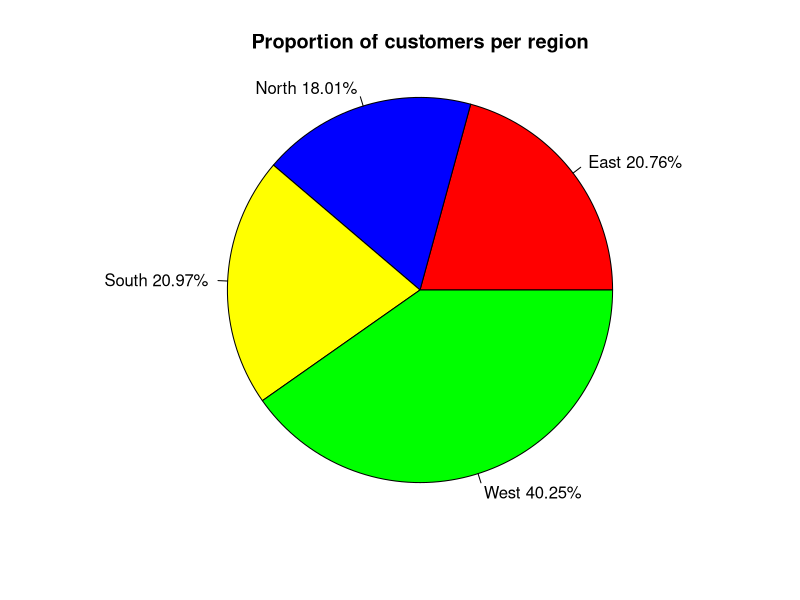
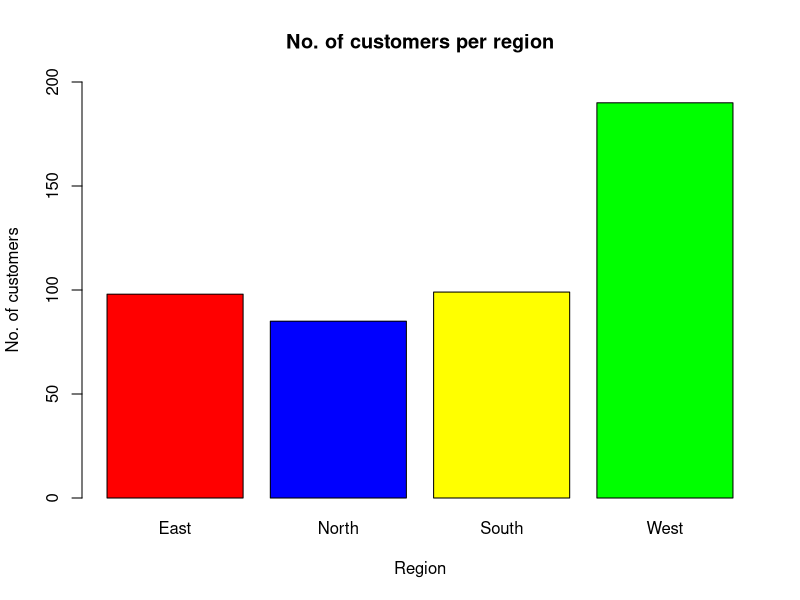
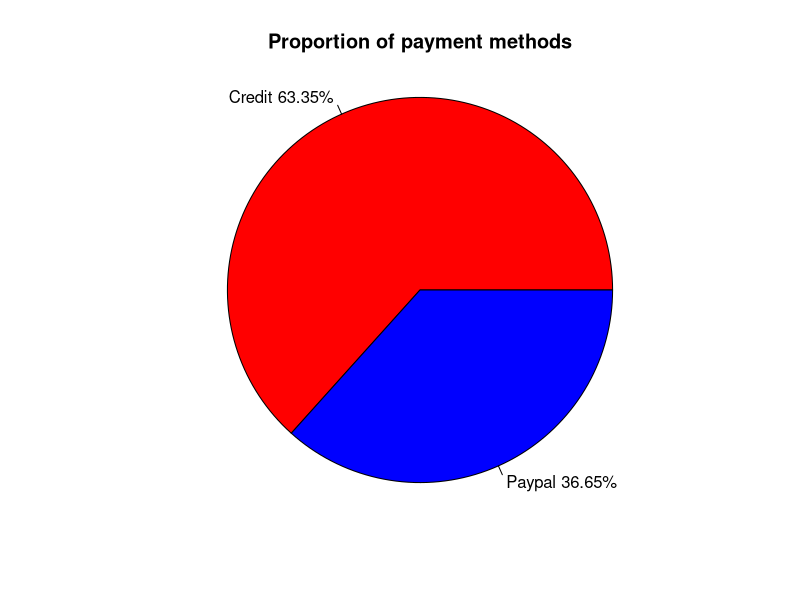
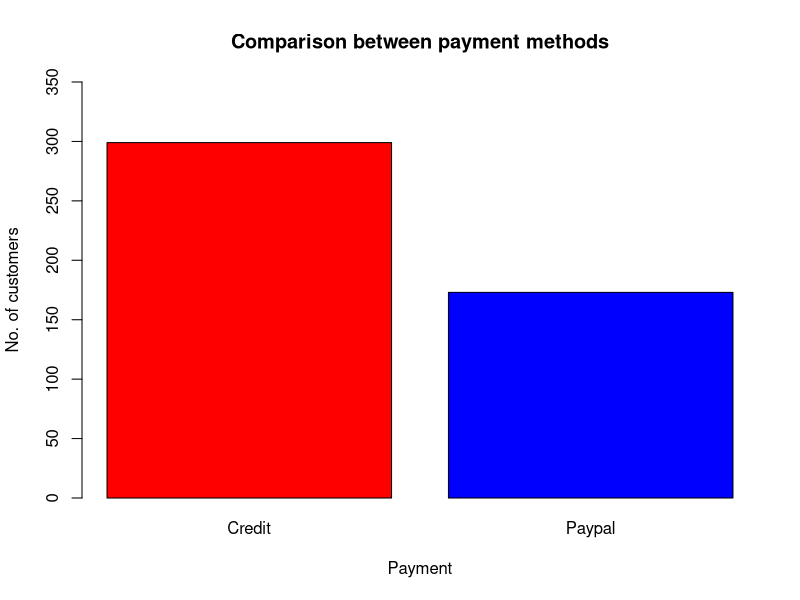
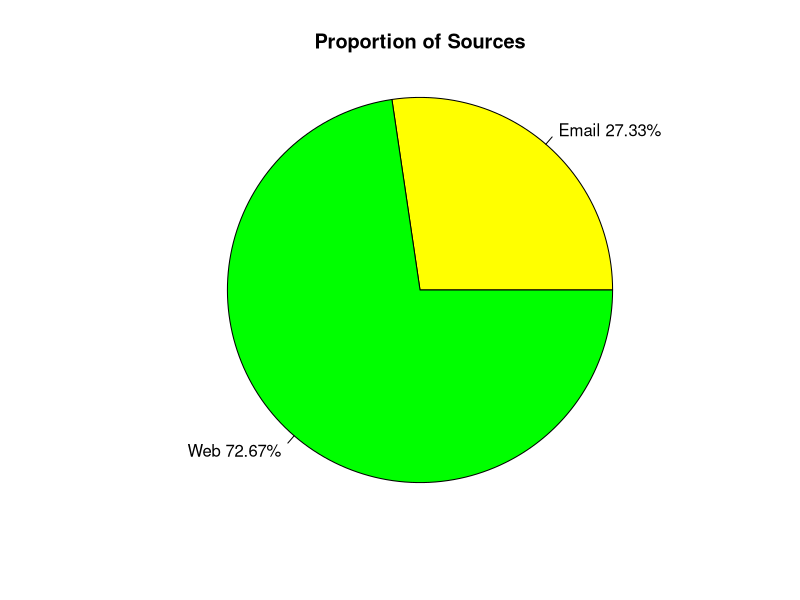
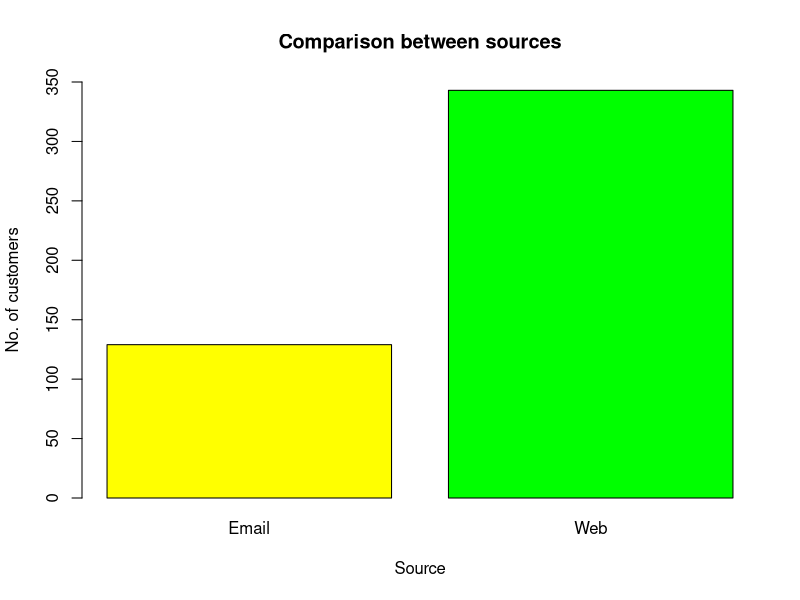
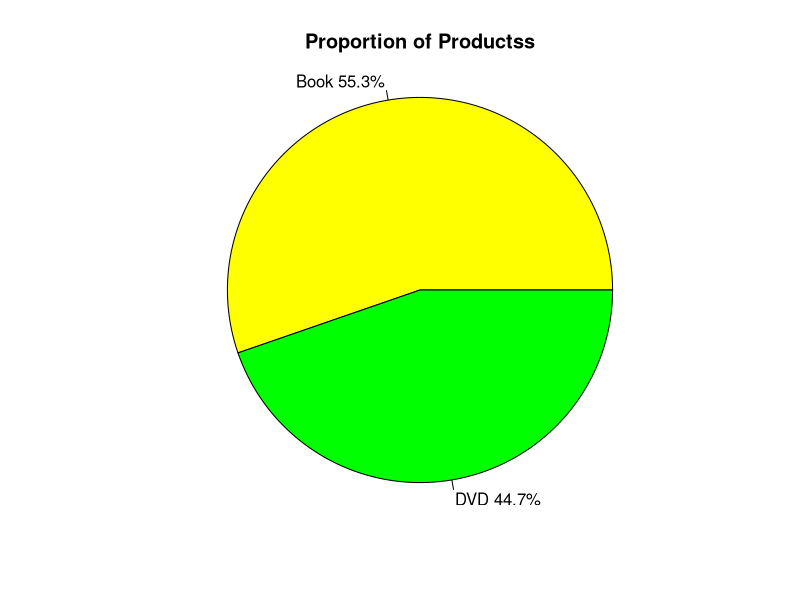
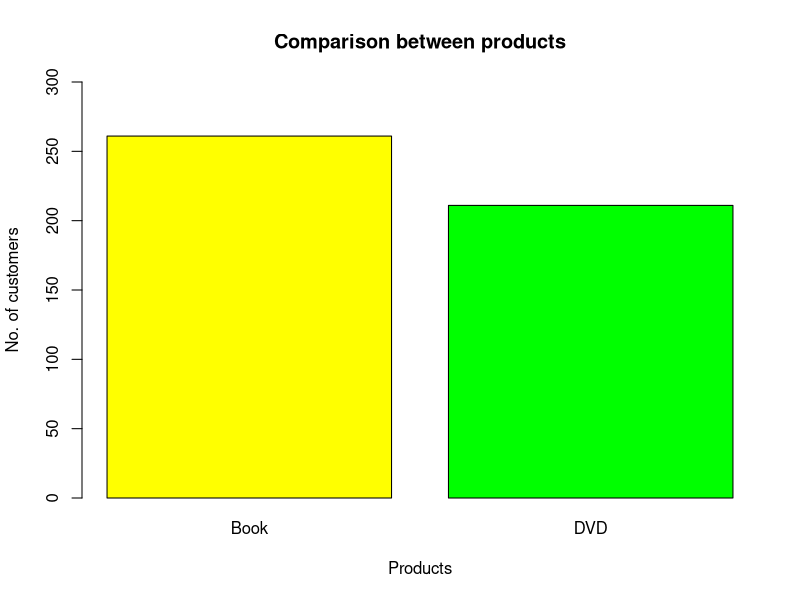

Write the R code that produced these figures, in order.
# Question 4
library(readxl)
dataset <- read_excel("Sales Transactions.xlsx", 
                      skip = 2)
View(dataset)

# Section (a)

# Part (i)
region = table(dataset$Region)

# Pie chart can show the relative proportion clearly
n = nrow(dataset)
lbls = names(region)
pct = round(region/n *100, digits = 2)
lbls <- paste(lbls, pct)
lbls <- paste(lbls,"%",sep="")
pie(region, labels = lbls, main = "Proportion of customers per region",
    radius=1, col = c("red", "blue", "yellow", "green")
    )

# Bar chart can show the comparison between different categories
barplot(region, main = "No. of customers per region",
        col = c("red", "blue", "yellow", "green"),
        xlab = "Region", ylab = "No. of customers",
        ylim = range(seq(0,200,10))
        )

# Part (ii)
payment = table(dataset$Payment)

# Pie chart can show the relative proportion clearly
n = nrow(dataset)
lbls = names(payment)
pct = round(payment/n *100, digits = 2)
lbls <- paste(lbls, pct)
lbls <- paste(lbls,"%",sep="")
pie(payment, labels = lbls, main = "Proportion of payment methods",
    radius=1, col = c("red", "blue")
)

# Bar chart can show the comparison between different categories
barplot(payment, main = "Comparison between payment methods",
        col = c("red", "blue"),
        xlab = "Payment", ylab = "No. of customers",
        ylim = range(seq(0,350,10))
)

# Part (iii)
source = table(dataset$Source)

# Pie chart can show the relative proportion clearly
n = nrow(dataset)
lbls = names(source)
pct = round(source/n *100, digits = 2)
lbls <- paste(lbls, pct)
lbls <- paste(lbls,"%",sep="")
pie(source, labels = lbls, main = "Proportion of Sources",
    radius=1, col = c("yellow", "green")
)

# Bar chart can show the comparison between different categories
barplot(source, main = "Comparison between sources",
        col = c("yellow", "green"),
        xlab = "Source", ylab = "No. of customers",
        ylim = range(seq(0,350,10))
)

# Part (iv)
product = table(dataset$Product)

# Pie chart can show the relative proportion clearly
n = nrow(dataset)
lbls = names(product)
pct = round(product/n *100, digits = 2)
lbls <- paste(lbls, pct)
lbls <- paste(lbls,"%",sep="")
pie(product, labels = lbls, main = "Proportion of Productss",
    radius=1, col = c("yellow", "green")
)

# Bar chart can show the comparison between different categories
barplot(product, main = "Comparison between products",
        col = c("yellow", "green"),
        xlab = "Products", ylab = "No. of customers",
        ylim = range(seq(0,300,10))
)

# Section (b)
north = subset(dataset, dataset$Region=="North")
east = subset(dataset, dataset$Region=="East")
south = subset(dataset, dataset$Region=="South")
west = subset(dataset, dataset$Region=="West")

# Part (i)
# Checking for north
prod_north = table(north$Product)
prod_north
# Book (43) is slightly more popular than DVD (42)

# Checking for east
prod_east = table(east$Product)
prod_east
# Book (56) is more popular than DVD (42)

# Checking for south
prod_south = table(south$Product)
prod_south
# Book (62) is more popular than DVD (37)

# Checking for west
prod_west = table(west$Product)
prod_west
# Book (100) is more popular than DVD (90)

# Part (ii)
# Checking for north
pay_north = table(north$Payment)
pay_north
# Credit (50) is  more popular than Paypal (35)

# Checking for east
pay_east = table(east$Payment)
pay_east
# Credit (74) is more popular than Paypal (24)

# Checking for south
pay_south = table(south$Payment)
pay_south
# Credit (61) is more popular than Paypal (38)

# Checking for west
pay_west = table(west$Payment)
pay_west
# Credit (114) is more popular than Paypal (76)

# Section (c)
dataset["No Customers"] = 1

library(reshape2)
x = dataset[c("Region","Source","No Customers")]
x.wide = dcast(x, `Region` ~`Source`, value.var="No Customers")
value = as.matrix(x.wide[, c(3,2)])
labels = c("Web", "Email")
barplot(value, main = "Clustered Bar Chart", 
        beside=T, col=colors()[c(23,89,12,45)], 
        names.arg =labels, legend.text = c("East","North","South","West")
        )
# The combination with most customers is Web and West region

# Section (d)
hist(dataset$Amount, breaks = 20, xlab = "Amount",
     xlim = range(seq(0,250,10)),
     ylim = range(seq(0,250,10))
     )
# The most frequent spending amount is between $20-$30

# Section (e) --> Pareto Analysis
dataset$Amount = sort(dataset$Amount, decreasing = T)
total = sum(dataset$Amount)
dataset["Relative Proportion"] = dataset$Amount/total
dataset["Cumulative"] = cumsum(dataset$`Relative Proportion`)
View(dataset[c(6,10,11)])

# More than 50% of the amount is accounted by less than 10% sales
# Less than 55% sales account for more than 80% of the amount

